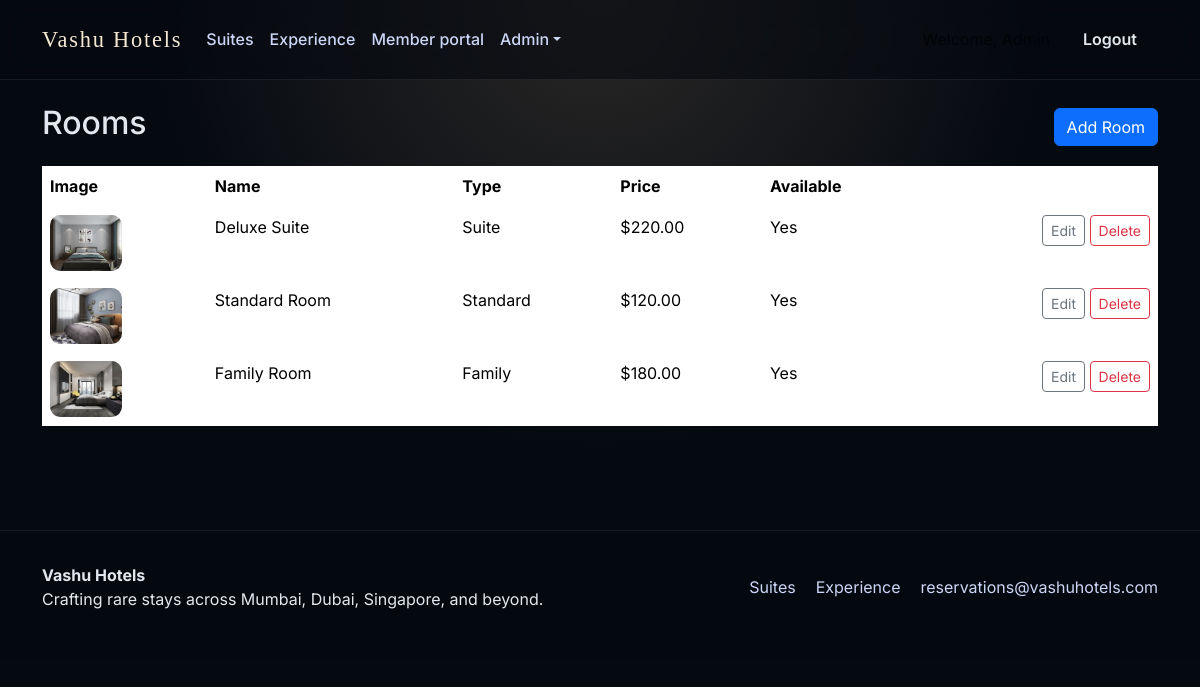
/admin/rooms (signed in), run on the app's committed database.
### app/models.py (models this page shows, shortened)
class Room(db.Model):
    id = db.Column(db.Integer, primary_key=True)
    name = db.Column(db.String(100), nullable=False)
    room_type = db.Column(db.String(50), nullable=False)
    price = db.Column(db.Float, nullable=False)
    description = db.Column(db.Text, nullable=False)
    image_filename = db.Column(db.String(255), nullable=True)
    is_available = db.Column(db.Boolean, default=True)
    bookings = db.relationship("Booking", back_populates="room", cascade="all, delete")

### app/admin.py (the view)
@bp.route("/rooms")
def rooms():
    rooms = Room.query.order_by(Room.id).all()
    return render_template("admin/rooms.html", rooms=rooms)

### app/admin.py (called while the page is built)
@bp.before_request
def before_request():
    if not current_user.is_authenticated:
        return redirect(url_for("auth.login"))
    if not current_user.is_admin:
        abort(403)

### app/assets.py (called while the page is built)
def get_room_images_dir() -> Path:
    return Path(__file__).resolve().parent.parent / "static" / "images"

def list_room_images() -> list[str]:
    images_dir = get_room_images_dir()
    if not images_dir.exists():
        return []
    return sorted(
        [
            path.name
            for path in images_dir.iterdir()
            if path.is_file() and path.suffix.lower() in ROOM_IMAGE_EXTENSIONS
        ]
    )

### app/auth.py (called while the page is built)
@login_manager.user_loader
def load_user(user_id):
    return User.query.get(int(user_id))

### app/templates/admin/rooms.html (shortened to what this page needs)
{% extends 'base.html' %}
{% block content %}
<div class="d-flex justify-content-between align-items-center mb-3">
    <h2>Rooms</h2>
    <a class="btn btn-primary" href="{{ url_for('admin.create_room') }}">Add Room</a>
</div>
<div class="table-responsive">
    <table class="table table-hover">
        <thead>
            <tr>
                <th>Image</th>
                <th>Name</th>
                <th>Type</th>
                <th>Price</th>
                <th>Available</th>
                <th></th>
            </tr>
        </thead>
        <tbody>
            {% for room in rooms %}
            <tr>
                <td>
                    <div class="room-thumb">
                        <img src="{{ room_image_url(room.image_filename) }}" alt="{{ room.name }} thumbnail">
                    </div>
                </td>
                <td>{{ room.name }}</td>
                <td>{{ room.room_type }}</td>
                <td>${{ '%.2f'|format(room.price) }}</td>
                <td>{{ 'Yes' if room.is_available else 'No' }}</td>
                <td class="text-end">
                    <a class="btn btn-sm btn-outline-secondary" href="{{ url_for('admin.edit_room', room_id=room.id) }}">Edit</a>
                    <form method="post" action="{{ url_for('admin.delete_room', room_id=room.id) }}" class="d-inline">
                        <button class="btn btn-sm btn-outline-danger" onclick="return confirm('Delete room?')">Delete</button>
                    </form>
                </td>
            </tr>
            {% endfor %}
        </tbody>
    </table>
</div>
{% endblock %}

### app/static/css/styles.css (style rules this page uses)
:root { --vh-ink: #0b1727; --vh-ink-soft: #1a2536; --vh-cream: #f4e8d3; --vh-gold: #f6d7a7; --vh-gold-strong: #f0c17b; --vh-muted: #94a3b8; --vh-card: #111827; --vh-border: rgba(255, 255, 255, 0.08); --vh-bg: radial-gradient(circle at top, rgba(246, 215, 167, 0.15), transparent 45%), #050910; --vh-font-display: 'Playfair Display', serif; --vh-font-body: 'Inter', -apple-system, BlinkMacSystemFont, 'Segoe UI', sans-serif; }
body { font-family: var(--vh-font-body); color: #e2e8f0; background: var(--vh-bg); min-height: 100vh; }
.theme-midnight { background: var(--vh-bg); }
.table { color: #e2e8f0; }
.table thead th { border-color: rgba(255, 255, 255, 0.08); }
.table tbody td { border-color: rgba(255, 255, 255, 0.04); }
.room-thumb { width: 72px; height: 56px; border-radius: 0.65rem; overflow: hidden; background: #e5e7eb; box-shadow: inset 0 0 0 1px rgba(15, 23, 42, 0.05); }
.room-thumb img { width: 100%; height: 100%; object-fit: cover; display: block; }

### data on the page
Room: image_filename (picture), name "Deluxe Suite", room_type "Suite", price "220.00", is_available "Yes"
Room: image_filename (picture), name "Standard Room", room_type "Standard", price "120.00", is_available "Yes"
Room: image_filename (picture), name "Family Room", room_type "Family", price "180.00", is_available "Yes"
